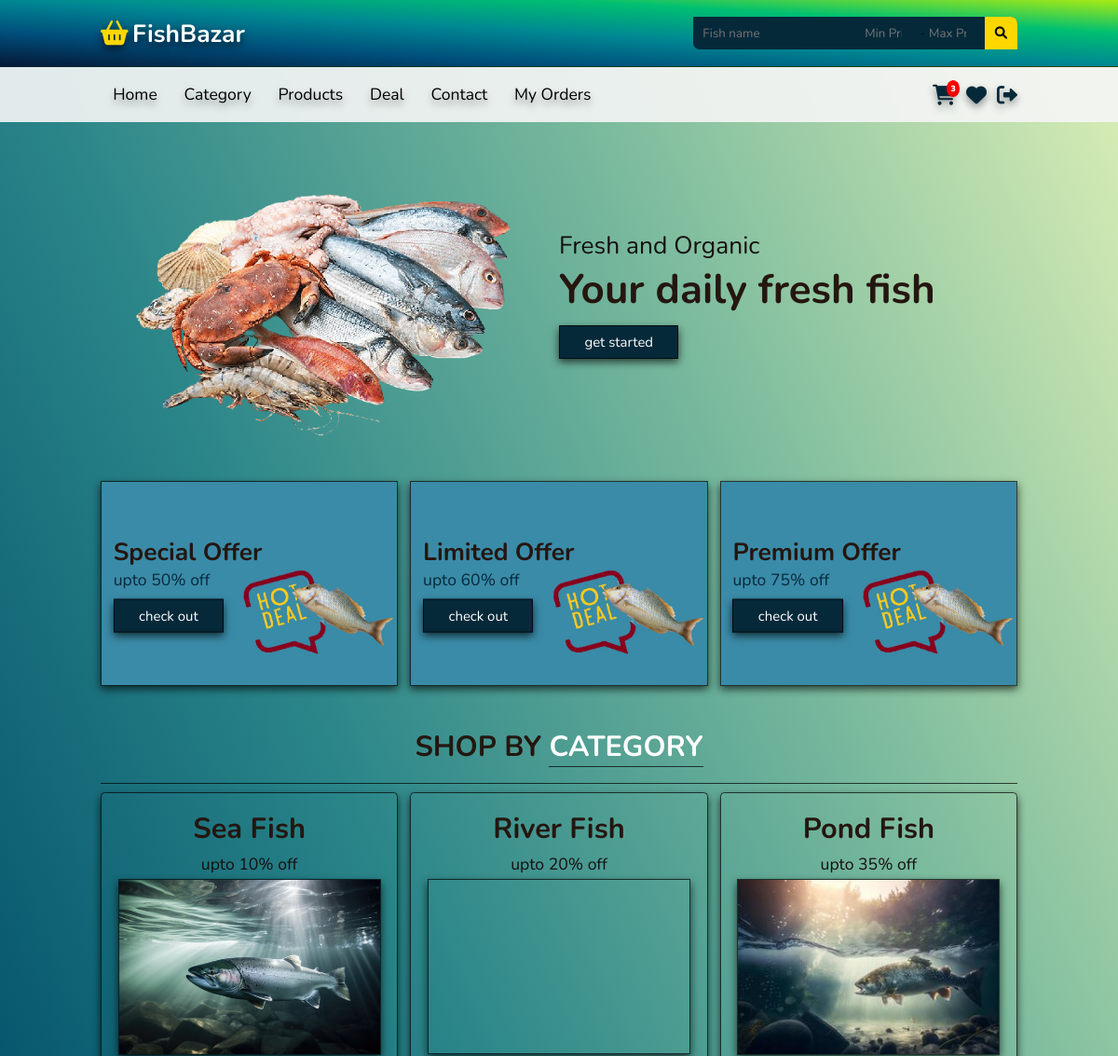
/ (signed in, upper part), run on an earlier commit of the app's database.
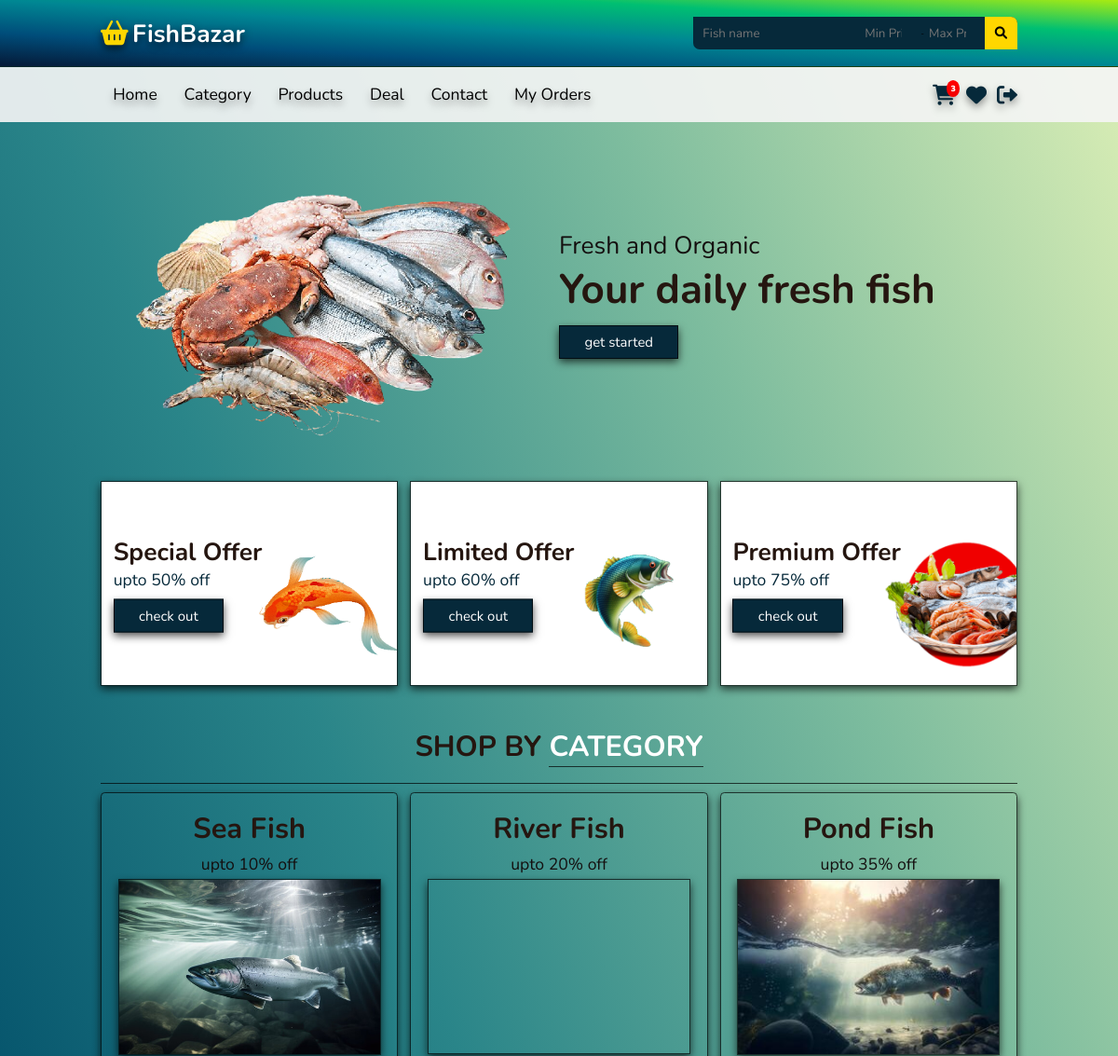
And on a later commit of the database.
### market/models.py (models this page shows, shortened)
class CommonBaseModel(models.Model):
    uid = models.UUIDField(primary_key=True, default= uuid.uuid4, editable=False)
    created_at = models.DateTimeField(auto_now_add=True)
    updated_at = models.DateTimeField(auto_now=True)
    class Meta:
        abstract = True

class Offer(CommonBaseModel):
    name = models.CharField(max_length=100)
    up_to = models.PositiveIntegerField(null=True, blank=True)
    image = models.ImageField(upload_to="OffersPoster",default="fishoffer.jpg")

### market/views.py (the view)
# urls.py: path('', views.homepage, name="homepage"),
def homepage(request):
    categories = Category.objects.all()
    fishes = Fish.objects.all().order_by('price')
    offers = Offer.objects.all()
    if request.method=="POST":
        form=ContactUsMessageForm(request.POST)
        if form.is_valid():
            form.save()
            messages.success(request, "Your message has reached to us. Thank you!")
            return redirect(request.path)
    else:
        form=ContactUsMessageForm()
    obj = ObjectMaster(request=request,the_query=fishes)
    pg_obj = obj.Paginate(no_of_object=15)
    context ={
        "categories":categories,
        "fishes":pg_obj,
        "offers":offers,
        "form":form,
    }
    return render(request, "frontend/index.html",context)

### adminpanel/forms.py
class ContactUsMessageForm(forms.ModelForm):
    class Meta:
        model = ContactUsMessage
        fields = "__all__"
    def __init__(self, *args, **kwargs):
        super().__init__(*args, **kwargs)
        for f in self.fields:
            self.fields[f].widget.attrs.update({
                "placeholder":f"{f.title()}"
            })

### market/models.py (called while the page is built)
    def discounted_price(self):
        if self.discount:
            return self.price - self.discount
        else:
            return self.price

### market/shortcuts.py (called while the page is built)
    def Paginate(self, query=None , no_of_object = 5):
        if query is None:
            query=self.the_query
        '''In this method pass how many object per page you want to show if you wish. '''
        if self.the_query:
            pg = Paginator( query, no_of_object)
            page_number = self.request.GET.get('page')
            q_per_page = pg.get_page(page_number)
        else:
            q_per_page = None
            print("Add an object to perform pagination adding.")
        return q_per_page

### templates/frontend/index.html (shortened to what this page needs)
{% extends "frontend/base/base.html" %}
{% load static %}
{% block content %}
<section class="home" id="home">
    <div class="img">
      <img decoding="async" src="{% static "image/homesfish.png" %}" alt="">
    </div>
    <div class="content">
      <span>Fresh and Organic</span>
      <h3>Your daily fresh fish</h3>
      <a href="#" class="btn">get started</a>
    </div>
</section>
<section class="banner-container">
    {% for row in offers %}
    <div class="banner">
        <img decoding="async" src="{{row.image.url}}" alt="">
        <div class="content">
            <h3>{{row.name}}</h3>
            <p>upto {{row.up_to}}% off</p>
            <a href="#" class="btn">check out</a>
        </div>
    </div>
    {% endfor %}
</section>
<section class="category" id="category">
<h1 class="heading">shop by <span>category</span></h1>
<div class="box-container">
    {% for row in categories %}
    <div class="box">
        <h3>{{row.name}}</h3>
        <p>upto {{row.up_to}}% off</p>
        <img decoding="async" src="{{row.image.url}}" alt="">
    </div>
    {% endfor %}
</div>
</section>
{% endblock content %}

What changed in the data, as far as the page shows it:
changed Offer "Special Offer": image: a different picture
changed Offer "Limited Offer": image: a different picture
changed Offer "Premium Offer": image: a different picture
